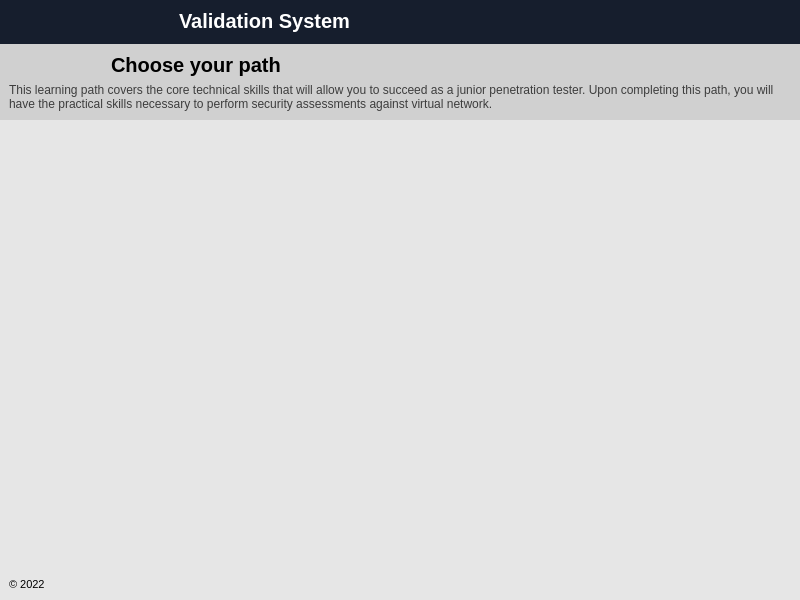
<?xml version="1.0" encoding="UTF-8"?>
<ui version="4.0">
 <class>MainWindow</class>
 <widget class="QMainWindow" name="MainWindow">
  <property name="geometry">
   <rect>
    <x>0</x>
    <y>0</y>
    <width>800</width>
    <height>600</height>
   </rect>
  </property>
  <property name="windowTitle">
   <string>MainWindow</string>
  </property>
  <property name="styleSheet">
   <string notr="true">*{
	border: none
}</string>
  </property>
  <widget class="QWidget" name="centralwidget">
   <property name="autoFillBackground">
    <bool>false</bool>
   </property>
   <property name="styleSheet">
    <string notr="true">background-color: rgb(230, 230, 230);</string>
   </property>
   <layout class="QVBoxLayout" name="verticalLayout">
    <property name="spacing">
     <number>0</number>
    </property>
    <property name="leftMargin">
     <number>0</number>
    </property>
    <property name="topMargin">
     <number>0</number>
    </property>
    <property name="rightMargin">
     <number>0</number>
    </property>
    <property name="bottomMargin">
     <number>0</number>
    </property>
    <item alignment="Qt::AlignTop">
     <widget class="QFrame" name="header">
      <property name="styleSheet">
       <string notr="true">background-color: rgb(22, 30, 45);</string>
      </property>
      <property name="frameShape">
       <enum>QFrame::NoFrame</enum>
      </property>
      <property name="frameShadow">
       <enum>QFrame::Raised</enum>
      </property>
      <layout class="QHBoxLayout" name="horizontalLayout">
       <property name="spacing">
        <number>0</number>
       </property>
       <property name="leftMargin">
        <number>0</number>
       </property>
       <property name="topMargin">
        <number>0</number>
       </property>
       <property name="rightMargin">
        <number>0</number>
       </property>
       <property name="bottomMargin">
        <number>0</number>
       </property>
       <item>
        <widget class="QFrame" name="header_left">
         <property name="frameShape">
          <enum>QFrame::StyledPanel</enum>
         </property>
         <property name="frameShadow">
          <enum>QFrame::Raised</enum>
         </property>
         <layout class="QHBoxLayout" name="horizontalLayout_3">
          <property name="spacing">
           <number>0</number>
          </property>
          <property name="leftMargin">
           <number>11</number>
          </property>
          <property name="rightMargin">
           <number>50</number>
          </property>
          <property name="bottomMargin">
           <number>11</number>
          </property>
          <item alignment="Qt::AlignLeft">
           <widget class="QLabel" name="lb_icon">
            <property name="styleSheet">
             <string notr="true">color: rgb(255, 255, 255);</string>
            </property>
            <property name="text">
             <string/>
            </property>
            <property name="pixmap">
             <pixmap>icons/white/icons8-system-information-50.png</pixmap>
            </property>
           </widget>
          </item>
          <item alignment="Qt::AlignLeft">
           <widget class="QLabel" name="lb_validation_system">
            <property name="font">
             <font>
              <pointsize>15</pointsize>
              <weight>75</weight>
              <bold>true</bold>
             </font>
            </property>
            <property name="styleSheet">
             <string notr="true">color: rgb(255, 255, 255);</string>
            </property>
            <property name="text">
             <string>Validation System</string>
            </property>
           </widget>
          </item>
         </layout>
        </widget>
       </item>
       <item alignment="Qt::AlignRight">
        <widget class="QFrame" name="header_right">
         <property name="frameShape">
          <enum>QFrame::StyledPanel</enum>
         </property>
         <property name="frameShadow">
          <enum>QFrame::Raised</enum>
         </property>
         <layout class="QHBoxLayout" name="horizontalLayout_2">
          <property name="spacing">
           <number>15</number>
          </property>
          <property name="leftMargin">
           <number>0</number>
          </property>
          <property name="topMargin">
           <number>0</number>
          </property>
          <property name="rightMargin">
           <number>5</number>
          </property>
          <property name="bottomMargin">
           <number>0</number>
          </property>
          <item>
           <widget class="QPushButton" name="bt_minimize_window">
            <property name="cursor">
             <cursorShape>PointingHandCursor</cursorShape>
            </property>
            <property name="text">
             <string/>
            </property>
            <property name="icon">
             <iconset>
              <normaloff>icons/white/icons8-minus-24.png</normaloff>icons/white/icons8-minus-24.png</iconset>
            </property>
           </widget>
          </item>
          <item>
           <widget class="QPushButton" name="bt_close_window">
            <property name="cursor">
             <cursorShape>PointingHandCursor</cursorShape>
            </property>
            <property name="text">
             <string/>
            </property>
            <property name="icon">
             <iconset>
              <normaloff>icons/white/icons8-close-24.png</normaloff>icons/white/icons8-close-24.png</iconset>
            </property>
           </widget>
          </item>
         </layout>
        </widget>
       </item>
      </layout>
     </widget>
    </item>
    <item>
     <widget class="QFrame" name="main">
      <property name="sizePolicy">
       <sizepolicy hsizetype="Preferred" vsizetype="Expanding">
        <horstretch>0</horstretch>
        <verstretch>0</verstretch>
       </sizepolicy>
      </property>
      <property name="frameShape">
       <enum>QFrame::NoFrame</enum>
      </property>
      <property name="frameShadow">
       <enum>QFrame::Raised</enum>
      </property>
      <layout class="QVBoxLayout" name="verticalLayout_2">
       <property name="spacing">
        <number>0</number>
       </property>
       <property name="leftMargin">
        <number>0</number>
       </property>
       <property name="topMargin">
        <number>0</number>
       </property>
       <property name="rightMargin">
        <number>0</number>
       </property>
       <property name="bottomMargin">
        <number>0</number>
       </property>
       <item alignment="Qt::AlignTop">
        <widget class="QStackedWidget" name="sw_header">
         <property name="styleSheet">
          <string notr="true">background-color: rgb(208, 208, 208);</string>
         </property>
         <widget class="QWidget" name="scenarios_header">
          <layout class="QVBoxLayout" name="verticalLayout_3">
           <item>
            <widget class="QFrame" name="main_header">
             <property name="sizePolicy">
              <sizepolicy hsizetype="Ignored" vsizetype="Expanding">
               <horstretch>0</horstretch>
               <verstretch>0</verstretch>
              </sizepolicy>
             </property>
             <property name="minimumSize">
              <size>
               <width>756</width>
               <height>0</height>
              </size>
             </property>
             <property name="frameShape">
              <enum>QFrame::StyledPanel</enum>
             </property>
             <property name="frameShadow">
              <enum>QFrame::Raised</enum>
             </property>
             <layout class="QHBoxLayout" name="horizontalLayout_5">
              <property name="spacing">
               <number>0</number>
              </property>
              <property name="sizeConstraint">
               <enum>QLayout::SetDefaultConstraint</enum>
              </property>
              <property name="leftMargin">
               <number>0</number>
              </property>
              <property name="topMargin">
               <number>0</number>
              </property>
              <property name="rightMargin">
               <number>0</number>
              </property>
              <property name="bottomMargin">
               <number>0</number>
              </property>
              <item alignment="Qt::AlignHCenter">
               <widget class="QLabel" name="lb_redhead_icon">
                <property name="maximumSize">
                 <size>
                  <width>378</width>
                  <height>16777215</height>
                 </size>
                </property>
                <property name="text">
                 <string/>
                </property>
                <property name="pixmap">
                 <pixmap>icons/icons8-red-hat-50.png</pixmap>
                </property>
               </widget>
              </item>
              <item>
               <widget class="QLabel" name="lb_title">
                <property name="font">
                 <font>
                  <pointsize>15</pointsize>
                  <weight>75</weight>
                  <bold>true</bold>
                 </font>
                </property>
                <property name="text">
                 <string>Choose your path</string>
                </property>
               </widget>
              </item>
              <item>
               <widget class="QFrame" name="frame_5">
                <property name="frameShape">
                 <enum>QFrame::StyledPanel</enum>
                </property>
                <property name="frameShadow">
                 <enum>QFrame::Raised</enum>
                </property>
               </widget>
              </item>
              <item>
               <widget class="QFrame" name="frame_4">
                <property name="frameShape">
                 <enum>QFrame::StyledPanel</enum>
                </property>
                <property name="frameShadow">
                 <enum>QFrame::Raised</enum>
                </property>
               </widget>
              </item>
              <item>
               <widget class="QFrame" name="frame_3">
                <property name="frameShape">
                 <enum>QFrame::StyledPanel</enum>
                </property>
                <property name="frameShadow">
                 <enum>QFrame::Raised</enum>
                </property>
               </widget>
              </item>
              <item>
               <widget class="QFrame" name="frame_2">
                <property name="frameShape">
                 <enum>QFrame::StyledPanel</enum>
                </property>
                <property name="frameShadow">
                 <enum>QFrame::Raised</enum>
                </property>
               </widget>
              </item>
              <item>
               <widget class="QFrame" name="frame">
                <property name="frameShape">
                 <enum>QFrame::StyledPanel</enum>
                </property>
                <property name="frameShadow">
                 <enum>QFrame::Raised</enum>
                </property>
               </widget>
              </item>
             </layout>
            </widget>
           </item>
           <item>
            <widget class="QLabel" name="lb_desc">
             <property name="font">
              <font>
               <pointsize>9</pointsize>
              </font>
             </property>
             <property name="styleSheet">
              <string notr="true">color: rgb(61, 61, 61);</string>
             </property>
             <property name="text">
              <string>This learning path covers the core technical skills that will allow you to succeed as a junior penetration tester. Upon completing this path, you will have the practical skills necessary to perform security assessments against virtual network.</string>
             </property>
             <property name="wordWrap">
              <bool>true</bool>
             </property>
            </widget>
           </item>
          </layout>
         </widget>
         <widget class="QWidget" name="tasks_header">
          <layout class="QHBoxLayout" name="horizontalLayout_6">
           <item>
            <widget class="QPushButton" name="bt_back">
             <property name="minimumSize">
              <size>
               <width>50</width>
               <height>0</height>
              </size>
             </property>
             <property name="maximumSize">
              <size>
               <width>50</width>
               <height>16777215</height>
              </size>
             </property>
             <property name="cursor">
              <cursorShape>PointingHandCursor</cursorShape>
             </property>
             <property name="text">
              <string/>
             </property>
             <property name="icon">
              <iconset>
               <normaloff>icons/icons8-back-64.png</normaloff>icons/icons8-back-64.png</iconset>
             </property>
             <property name="iconSize">
              <size>
               <width>40</width>
               <height>40</height>
              </size>
             </property>
            </widget>
           </item>
           <item>
            <layout class="QVBoxLayout" name="verticalLayout_8">
             <property name="topMargin">
              <number>20</number>
             </property>
             <item>
              <widget class="QLabel" name="lb_scenario_name_in_task_header">
               <property name="font">
                <font>
                 <pointsize>11</pointsize>
                 <weight>75</weight>
                 <bold>true</bold>
                </font>
               </property>
               <property name="text">
                <string>Scenario XY</string>
               </property>
               <property name="margin">
                <number>9</number>
               </property>
              </widget>
             </item>
             <item>
              <widget class="QLabel" name="lb_validation_spet_in_task_header">
               <property name="sizePolicy">
                <sizepolicy hsizetype="Expanding" vsizetype="Fixed">
                 <horstretch>0</horstretch>
                 <verstretch>0</verstretch>
                </sizepolicy>
               </property>
               <property name="text">
                <string>Task XY</string>
               </property>
               <property name="margin">
                <number>10</number>
               </property>
              </widget>
             </item>
            </layout>
           </item>
          </layout>
         </widget>
        </widget>
       </item>
       <item>
        <widget class="QStackedWidget" name="sw_lists">
         <widget class="QWidget" name="scenarios">
          <layout class="QVBoxLayout" name="verticalLayout_4">
           <item>
            <widget class="QScrollArea" name="scrollArea">
             <property name="widgetResizable">
              <bool>true</bool>
             </property>
             <widget class="QWidget" name="scrollAreaWidgetContents">
              <property name="geometry">
               <rect>
                <x>0</x>
                <y>0</y>
                <width>778</width>
                <height>335</height>
               </rect>
              </property>
              <layout class="QGridLayout" name="gridLayout">
               <item row="0" column="0">
                <widget class="QFrame" name="card">
                 <property name="frameShape">
                  <enum>QFrame::StyledPanel</enum>
                 </property>
                 <property name="frameShadow">
                  <enum>QFrame::Raised</enum>
                 </property>
                </widget>
               </item>
              </layout>
             </widget>
            </widget>
           </item>
          </layout>
         </widget>
         <widget class="QWidget" name="tasks">
          <layout class="QVBoxLayout" name="verticalLayout_5">
           <item>
            <widget class="QScrollArea" name="scrollArea_2">
             <property name="widgetResizable">
              <bool>true</bool>
             </property>
             <widget class="QWidget" name="scrollAreaWidgetContents_2">
              <property name="geometry">
               <rect>
                <x>0</x>
                <y>0</y>
                <width>778</width>
                <height>335</height>
               </rect>
              </property>
              <layout class="QVBoxLayout" name="verticalLayout_6">
               <item>
                <widget class="QFrame" name="task">
                 <property name="styleSheet">
                  <string notr="true">background-color: rgb(255, 255, 255);</string>
                 </property>
                 <property name="frameShape">
                  <enum>QFrame::StyledPanel</enum>
                 </property>
                 <property name="frameShadow">
                  <enum>QFrame::Raised</enum>
                 </property>
                 <layout class="QVBoxLayout" name="verticalLayout_7">
                  <property name="spacing">
                   <number>0</number>
                  </property>
                  <property name="leftMargin">
                   <number>0</number>
                  </property>
                  <property name="topMargin">
                   <number>0</number>
                  </property>
                  <property name="rightMargin">
                   <number>0</number>
                  </property>
                  <property name="bottomMargin">
                   <number>0</number>
                  </property>
                  <item>
                   <widget class="QPushButton" name="bt_show_desc">
                    <property name="sizePolicy">
                     <sizepolicy hsizetype="Expanding" vsizetype="Fixed">
                      <horstretch>0</horstretch>
                      <verstretch>0</verstretch>
                     </sizepolicy>
                    </property>
                    <property name="font">
                     <font>
                      <weight>75</weight>
                      <bold>true</bold>
                     </font>
                    </property>
                    <property name="cursor">
                     <cursorShape>PointingHandCursor</cursorShape>
                    </property>
                    <property name="styleSheet">
                     <string notr="true">background-color: rgb(149, 149, 149);
text-align: left;
padding: 15px 10px;</string>
                    </property>
                    <property name="text">
                     <string>Task 1</string>
                    </property>
                    <property name="icon">
                     <iconset>
                      <normaloff>icons/icons8-menu-50.png</normaloff>icons/icons8-menu-50.png</iconset>
                    </property>
                   </widget>
                  </item>
                  <item>
                   <widget class="QScrollArea" name="scrollArea_3">
                    <property name="enabled">
                     <bool>true</bool>
                    </property>
                    <property name="maximumSize">
                     <size>
                      <width>16777215</width>
                      <height>200</height>
                     </size>
                    </property>
                    <property name="widgetResizable">
                     <bool>true</bool>
                    </property>
                    <widget class="QWidget" name="scrollAreaWidgetContents_3">
                     <property name="geometry">
                      <rect>
                       <x>0</x>
                       <y>0</y>
                       <width>756</width>
                       <height>200</height>
                      </rect>
                     </property>
                     <property name="minimumSize">
                      <size>
                       <width>0</width>
                       <height>200</height>
                      </size>
                     </property>
                     <property name="maximumSize">
                      <size>
                       <width>16777215</width>
                       <height>200</height>
                      </size>
                     </property>
                     <layout class="QVBoxLayout" name="verticalLayout_9">
                      <item>
                       <widget class="QLabel" name="lb_task_description">
                        <property name="sizePolicy">
                         <sizepolicy hsizetype="Expanding" vsizetype="Fixed">
                          <horstretch>0</horstretch>
                          <verstretch>0</verstretch>
                         </sizepolicy>
                        </property>
                        <property name="styleSheet">
                         <string notr="true"/>
                        </property>
                        <property name="text">
                         <string>Description text</string>
                        </property>
                       </widget>
                      </item>
                      <item>
                       <widget class="QFrame" name="frame_7">
                        <property name="frameShape">
                         <enum>QFrame::StyledPanel</enum>
                        </property>
                        <property name="frameShadow">
                         <enum>QFrame::Raised</enum>
                        </property>
                        <layout class="QHBoxLayout" name="horizontalLayout_7">
                         <item>
                          <widget class="QLineEdit" name="lineEdit">
                           <property name="sizePolicy">
                            <sizepolicy hsizetype="Expanding" vsizetype="Maximum">
                             <horstretch>0</horstretch>
                             <verstretch>0</verstretch>
                            </sizepolicy>
                           </property>
                           <property name="minimumSize">
                            <size>
                             <width>0</width>
                             <height>40</height>
                            </size>
                           </property>
                           <property name="maximumSize">
                            <size>
                             <width>16777215</width>
                             <height>16777215</height>
                            </size>
                           </property>
                           <property name="styleSheet">
                            <string notr="true">background-color: rgb(223, 223, 223);
padding: 0px 10px;</string>
                           </property>
                           <property name="inputMask">
                            <string/>
                           </property>
                           <property name="placeholderText">
                            <string>Answer the question</string>
                           </property>
                          </widget>
                         </item>
                         <item>
                          <widget class="QPushButton" name="bt_submit">
                           <property name="sizePolicy">
                            <sizepolicy hsizetype="Minimum" vsizetype="Fixed">
                             <horstretch>0</horstretch>
                             <verstretch>0</verstretch>
                            </sizepolicy>
                           </property>
                           <property name="minimumSize">
                            <size>
                             <width>0</width>
                             <height>40</height>
                            </size>
                           </property>
                           <property name="font">
                            <font>
                             <weight>75</weight>
                             <bold>true</bold>
                            </font>
                           </property>
                           <property name="cursor">
                            <cursorShape>PointingHandCursor</cursorShape>
                           </property>
                           <property name="styleSheet">
                            <string notr="true">background-color: rgb(22, 30, 45);
color: rgb(255, 255, 255);
border-radius: 25px;</string>
                           </property>
                           <property name="text">
                            <string>Completed</string>
                           </property>
                           <property name="icon">
                            <iconset>
                             <normaloff>icons/white/icons8-play-button-circled-24.png</normaloff>icons/white/icons8-play-button-circled-24.png</iconset>
                           </property>
                          </widget>
                         </item>
                        </layout>
                       </widget>
                      </item>
                      <item>
                       <widget class="QLabel" name="lb_success_message">
                        <property name="sizePolicy">
                         <sizepolicy hsizetype="Preferred" vsizetype="Fixed">
                          <horstretch>0</horstretch>
                          <verstretch>0</verstretch>
                         </sizepolicy>
                        </property>
                        <property name="styleSheet">
                         <string notr="true">color: rgb(49, 255, 3);</string>
                        </property>
                        <property name="text">
                         <string>Success</string>
                        </property>
                       </widget>
                      </item>
                     </layout>
                    </widget>
                   </widget>
                  </item>
                 </layout>
                </widget>
               </item>
              </layout>
             </widget>
            </widget>
           </item>
          </layout>
         </widget>
        </widget>
       </item>
      </layout>
     </widget>
    </item>
    <item alignment="Qt::AlignBottom">
     <widget class="QFrame" name="footer">
      <property name="frameShape">
       <enum>QFrame::NoFrame</enum>
      </property>
      <property name="frameShadow">
       <enum>QFrame::Raised</enum>
      </property>
      <layout class="QHBoxLayout" name="horizontalLayout_4">
       <item alignment="Qt::AlignTop">
        <widget class="QLabel" name="lb_cp">
         <property name="font">
          <font>
           <pointsize>8</pointsize>
          </font>
         </property>
         <property name="text">
          <string>© 2022</string>
         </property>
        </widget>
       </item>
      </layout>
     </widget>
    </item>
   </layout>
  </widget>
 </widget>
 <resources/>
 <connections/>
 <designerdata>
  <property name="gridDeltaX">
   <number>10</number>
  </property>
  <property name="gridDeltaY">
   <number>10</number>
  </property>
  <property name="gridSnapX">
   <bool>true</bool>
  </property>
  <property name="gridSnapY">
   <bool>true</bool>
  </property>
  <property name="gridVisible">
   <bool>false</bool>
  </property>
 </designerdata>
</ui>
